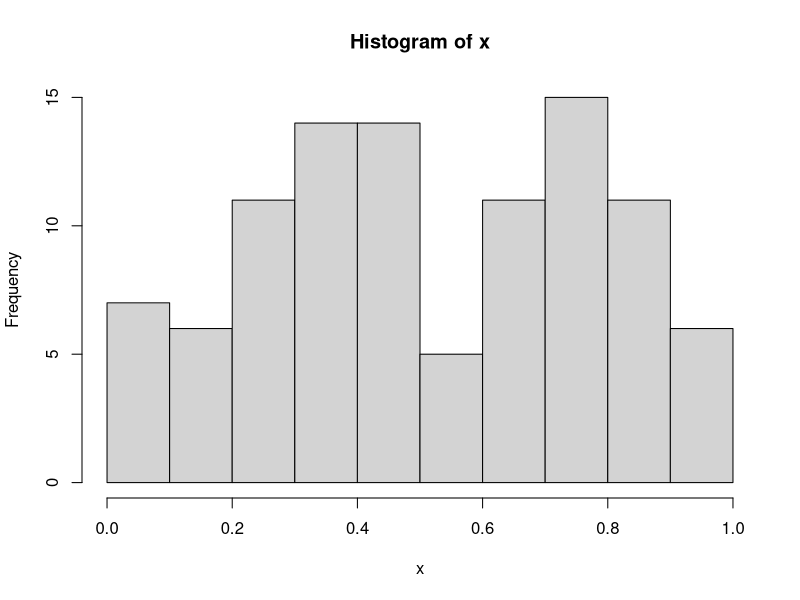
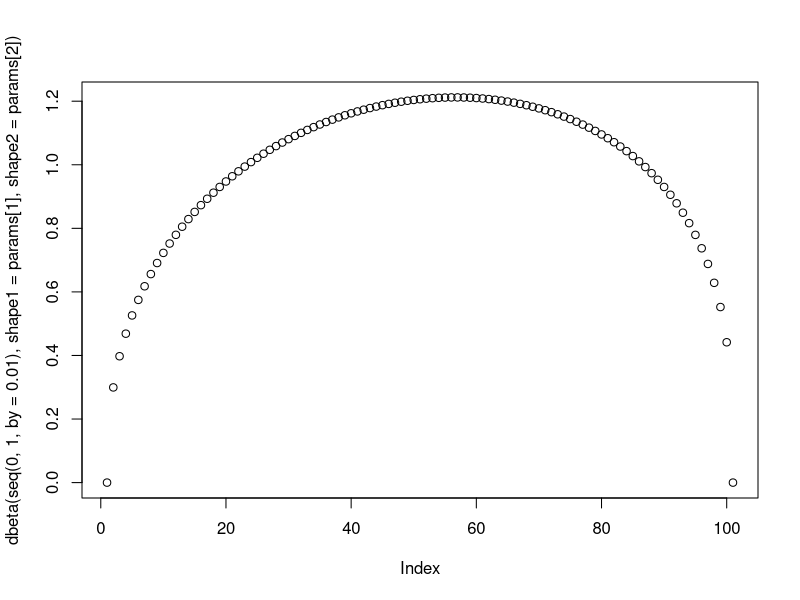
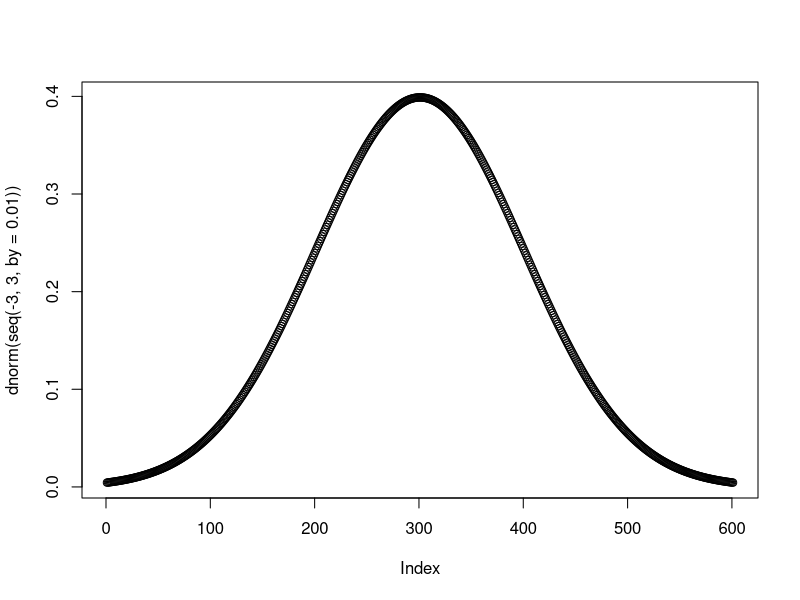
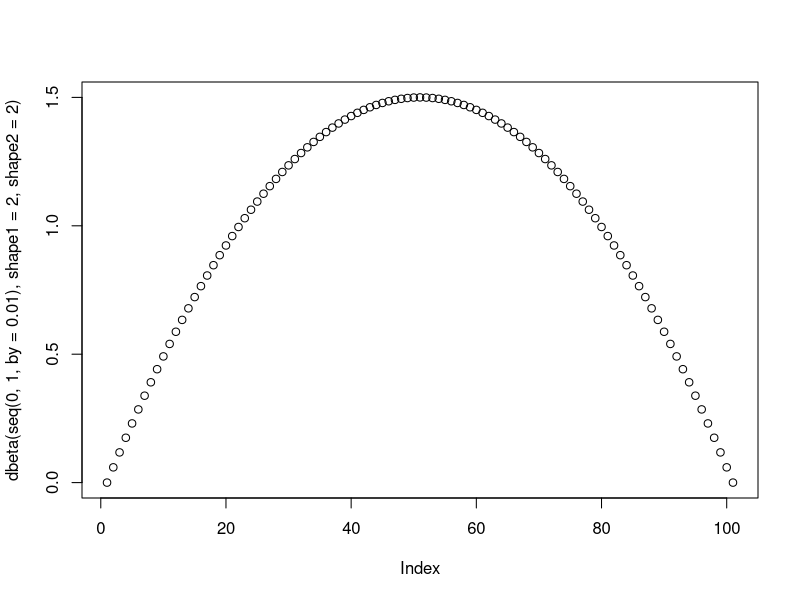

Source code (R) for these figures, in order:
#Do a MH-MCMC Algorithm to estimate parameters alpha, beta, and gamma

mh=function(n,n0,x){
	#n is the desired sequence length
	#n0 is the "burn-in" parameter
	res=matrix(nrow=(n+n0),ncol=3)
	res[1,]=c(1,1,1)
	
	N <- length(x)
	C.alpha <- prod(x)
	C.beta <- prod((1-x))
	
	for(i in 2:(n+n0)){
			
		alpha.1 <- res[i-1,1]
		beta.1 <- res[i-1,2]
		gamma.1 <- res[i-1,3]
		
		u.alpha=1;u.beta=1;u.gamma=1
		test.alpha=0;test.beta=0;test.gamma=0;

		while(u.alpha > test.alpha)
		{
			alpha.prime <- rnorm(1,alpha.1,1)
			while(alpha.prime <= 0)
			{
				alpha.prime <- rnorm(1,alpha.1,1)
			}
			u.alpha <- runif(1)
			test.alpha <- C.alpha^(alpha.prime-alpha.1) * exp(-(alpha.prime-alpha.1)) * ((beta(alpha.1,beta.1)/beta(alpha.prime,beta.1))^N) *( dexp(alpha.1)/dexp(alpha.prime))
		}
		
		while(u.beta > test.beta)
		{
			beta.prime <- rnorm(1,beta.1,1)
			while(beta.prime <= 0)
			{
				beta.prime <- rnorm(1,beta.1,1)
			}
			u.beta <- runif(1)
			test.beta <- C.beta^(beta.prime-beta.1) * exp(-(beta.prime-beta.1)) * ((beta(alpha.1,beta.1)/beta(alpha.1,beta.prime))^N) * (dexp(beta.1)/dexp(beta.prime))
		}
		
		while(u.gamma > test.gamma)
		{
			gamma.prime <- rnorm(1,gamma.1,1)
			while(gamma.prime <= 0)
			{
				gamma.prime <- rnorm(1,gamma.1,1)
			}
			u.gamma <- runif(1)
			test.gamma <-  ((gamma.prime/gamma.1)^N) * exp(-(gamma.prime-gamma.1)) 
		}
		
		res[i,] <- c(alpha.prime, beta.prime, gamma.prime)
	}
	return(res[(n0+1):(n+n0),]) 
}

set.seed(1)
x <- runif(100)
#x <- rnorm(50,0.5,0.1)
hist(x)
re=mh(10000,0,x)
params <- apply(re,2,mean)

plot(dbeta(seq(0,1,by=0.01), shape1 = params[1], shape2 = params[2]))
plot(dnorm(seq(-3,3, by=0.01)))
plot(dbeta(seq(0,1,by=0.01),shape1=2, shape2=2))

quantile(re[,3], probs=c(0.025,0.975))

